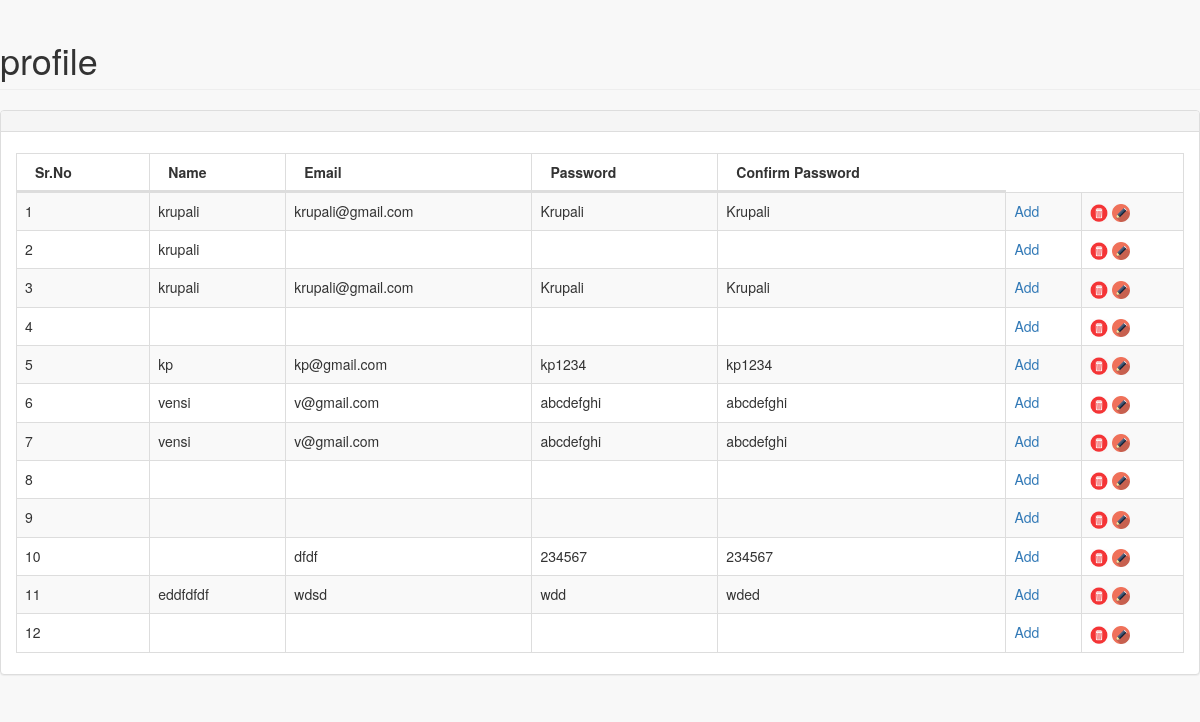
Screenshot of /user.php with the database file from the repository.
### tables this page shows
CREATE TABLE `user` (
  `id` int(11) NOT NULL,
  `name` varchar(50) NOT NULL,
  `email` varchar(50) NOT NULL,
  `pwd` varchar(20) NOT NULL,
  `cpwd` varchar(20) NOT NULL
);

### user.php (the view, shortened to what this page needs)
<?php
include("connection.php");
        ?>
<!DOCTYPE html>
<html lang="en">
<head>
    <link href="vendor/bootstrap/css/bootstrap.min.css" rel="stylesheet">
    <link href="vendor/metisMenu/metisMenu.min.css" rel="stylesheet">
    <link href="vendor/datatables-plugins/dataTables.bootstrap.css" rel="stylesheet">
    <link href="vendor/datatables-responsive/dataTables.responsive.css" rel="stylesheet">
    <link href="dist/css/sb-admin-2.css" rel="stylesheet">
    <link href="vendor/font-awesome/css/font-awesome.min.css" rel="stylesheet" type="text/css">
</head>
<body>
            <div class="row">
                <div class="col-lg-12">
                    <h1 class="page-header">profile</h1>
                </div>
            </div>
            <div class="row">
                <div class="col-lg-12">
                    <div class="panel panel-default">
                        <div class="panel-heading">
                        </div>
                        <div class="panel-body">
                            <table width="100%" class="table table-striped table-bordered table-hover" id="dataTables-example">
                                <thead>
                                    <tr>
                                        <th>Sr.No</th>
                                        <th>Name</th>
                                        <th>Email</th>
                                        <th>Password</th>
                                        <th>Confirm Password</th>
                                </thead>
                                <tbody>
<?php
$n=1;
$select="select * from user";
$query=mysqli_query($connection,$select);
while($row=mysqli_fetch_array($query))
{
  ?>
                                 <tr class="odd gradeX">
                                        <td><?php echo $n++;?></td>
        <td><?php echo $row['name'];?></td>
        <td><?php echo $row['email'];?></td>
        <td><?php echo $row['pwd'];?></td>
        <td><?php echo $row['cpwd'];?></td>
     <td> <a href="register.php">Add</a></td>
    <td> <a href="user.php?delete_value=<?php echo $row['id'];?>"><img src="images/delete(1).png" title="Delete" style="cursor:pointer; width:18px; height:18px" /></a>
         <a href="edit_user.php?id=<?php echo $row['id'];?>"><img src="images/edit(1).png" title="Edit" style="cursor:pointer; width:18px; height:18px" /></a>
               </td>
                                    </tr>
                                    <?php
}
                                    ?>                            </tbody>
                            </table>
                        </div>
                    </div>
                </div>
            </div>
</body>
</html>

### rows the page displays
user: name "krupali", email "krupali@gmail.com", pwd "Krupali", cpwd "Krupali"
user: name "krupali"
user: name "krupali", email "krupali@gmail.com", pwd "Krupali", cpwd "Krupali"
user: name "kp", email "kp@gmail.com", pwd "kp1234", cpwd "kp1234"
user: name "vensi", email "v@gmail.com", pwd "abcdefghi", cpwd "abcdefghi"
user: name "vensi", email "v@gmail.com", pwd "abcdefghi", cpwd "abcdefghi"
user: email "dfdf", pwd "234567", cpwd "234567"
user: name "eddfdfdf", email "wdsd", pwd "wdd", cpwd "wded"
